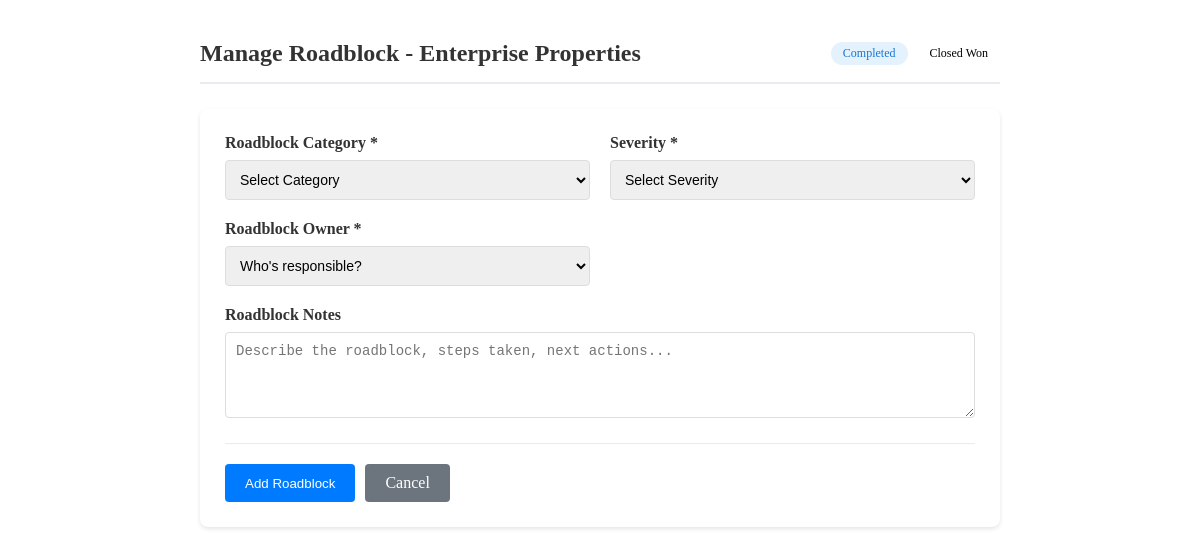
The page /pov/1/roadblock on the database its author committed.
### app.py (models this page shows, shortened)
class POV(db.Model):
    __tablename__ = 'povs'
    id = db.Column(db.Integer, primary_key=True)
    deal_name = db.Column(db.String(200), nullable=False)
    assigned_se = db.Column(db.String(100))
    assigned_ae = db.Column(db.String(100), nullable=False)
    start_date = db.Column(db.Date, nullable=False)
    projected_end_date = db.Column(db.Date)
    actual_completion_date = db.Column(db.Date)
    current_stage = db.Column(db.String(50), nullable=False)
    roadblocks = db.Column(db.Text)
    overcome_roadblocks = db.Column(db.Text)
    status = db.Column(db.String(50), nullable=False)
    deal_amount = db.Column(db.Float)
    success_criteria = db.Column(db.Text)
    technical_win = db.Column(db.Boolean, default=False)
    roadblock_resolution = db.Column(db.Text)
    win_loss_reason = db.Column(db.Text)
    created_at = db.Column(db.DateTime, default=datetime.utcnow)
    updated_at = db.Column(db.DateTime, default=datetime.utcnow, onupdate=datetime.utcnow)
    deleted = db.Column(db.Boolean, default=False)
    deleted_at = db.Column(db.DateTime)
    customer_name = db.Column(db.String(200), nullable=False, default='Contact Required')
    customer_email = db.Column(db.String(200))
    sales_engineer = db.Column(db.String(100))
    roadblock_category = db.Column(db.String(50))
    roadblock_severity = db.Column(db.String(10))
    roadblock_owner = db.Column(db.String(20))
    roadblock_notes = db.Column(db.Text)
    roadblock_created_date = db.Column(db.Date)
    roadblock_resolved_date = db.Column(db.Date)
    notes = db.relationship('Note', backref='pov', lazy=True, cascade="all, delete-orphan")
    @property
    def company_name(self):
        return self.deal_name
    @property
    def stage(self):
        return self.current_stage

### app.py (the view)
@app.route('/pov/<int:pov_id>/roadblock', methods=['GET', 'POST'])
def manage_roadblock(pov_id):
    pov = POV.query.get_or_404(pov_id)
    if request.method == 'POST':
        db.session.commit()
        flash('Roadblock updated successfully!', 'success')
        return redirect(url_for('pov_detail', pov_id=pov.id))
    return render_template('roadblock_form.html', pov=pov)

### app.py (called while the page is built)
@app.context_processor
def inject_now():
    return {'now': datetime.now}

### templates/roadblock_form.html (shortened to what this page needs)
<div class="roadblock-form-container">
    <div class="form-header">
        <h2>Manage Roadblock - {{ pov.company_name }}</h2>
        <div class="pov-info">
            <span class="stage">{{ pov.stage }}</span>
            <span class="status status-{{ pov.status.lower().replace(' ', '-') }}">{{ pov.status }}</span>
        </div>
    </div>
    <form method="POST" class="roadblock-form">
        <div class="form-row">
            <div class="form-group">
                <label for="roadblock_category">Roadblock Category *</label>
                <select name="roadblock_category" id="roadblock_category" required>
                    <option value="">Select Category</option>
                </select>
            </div>
            <div class="form-group">
                <label for="roadblock_severity">Severity *</label>
                <select name="roadblock_severity" id="roadblock_severity" required>
                    <option value="">Select Severity</option>
                </select>
            </div>
        </div>
        <div class="form-row">
            <div class="form-group">
                <label for="roadblock_owner">Roadblock Owner *</label>
                <select name="roadblock_owner" id="roadblock_owner" required>
                    <option value="">Who's responsible?</option>
                </select>
            </div>
        </div>
        <div class="form-group">
            <label for="roadblock_notes">Roadblock Notes</label>
            <textarea name="roadblock_notes" id="roadblock_notes" rows="4"
                      placeholder="Describe the roadblock, steps taken, next actions...">{{ pov.roadblock_notes or '' }}</textarea>
        </div>
        <div class="form-actions">
            <button type="submit" class="btn btn-primary">
                {% if pov.roadblock_category %}Update Roadblock{% else %}Add Roadblock{% endif %}
            </button>
            <a href="{{ url_for('pov_detail', id=pov.id) }}" class="btn btn-secondary">Cancel</a>
        </div>
    </form>
</div>

### templates/roadblock_form.html (style rules this page uses)
.roadblock-form-container { max-width: 800px; margin: 20px auto; padding: 20px; }
.form-header { display: flex; justify-content: space-between; align-items: center; margin-bottom: 25px; padding-bottom: 15px; border-bottom: 2px solid #e9ecef; }
.form-header h2 { margin: 0; color: #333; }
.pov-info { display: flex; gap: 10px; }
.stage, .status { padding: 4px 12px; border-radius: 15px; font-size: 12px; font-weight: 500; }
.stage { background: #e3f2fd; color: #1976d2; }
.roadblock-form { background: white; padding: 25px; border-radius: 8px; box-shadow: 0 2px 4px rgba(0,0,0,0.1); }
.form-row { display: grid; grid-template-columns: 1fr 1fr; gap: 20px; margin-bottom: 20px; }
.form-group { display: flex; flex-direction: column; }
.form-group label { font-weight: 600; margin-bottom: 8px; color: #333; }
.form-group select, .form-group textarea { padding: 10px; border: 1px solid #ddd; border-radius: 4px; font-size: 14px; }
.form-actions { display: flex; gap: 10px; margin-top: 25px; padding-top: 20px; border-top: 1px solid #e9ecef; }
.btn { padding: 10px 20px; border: none; border-radius: 4px; font-weight: 500; cursor: pointer; text-decoration: none; display: inline-block; text-align: center; }
.btn-primary { background: #007bff; color: white; }
.btn-secondary { background: #6c757d; color: white; }

### rows shown on the page
POV: company_name "Enterprise Properties", stage "Completed", status "Closed Won"
